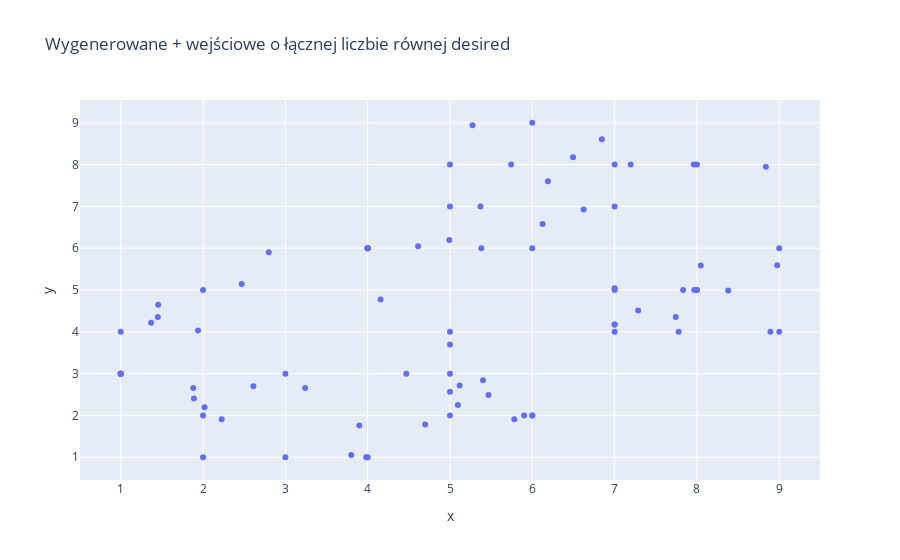

The code cell stored with this chart in its notebook:
### Code cell
fig = px.scatter(x= temp_Cluter_OUT[0], y= temp_Cluter_OUT[1], title= 'Wygenerowane + wejściowe o łącznej liczbie równej desired')
fig.show()
len(temp_Cluter_OUT[0])

### Figure 1 — Plotly figure (JSON) as saved in the notebook; plotly's stock layout.template omitted (floating-point values rounded to 4 significant figures)
{"data": [{"hovertemplate": "x=%{x}<br>y=%{y}<extra></extra>", "legendgroup": "", "marker": {"color": "#636efa", "symbol": "circle"}, "mode": "markers", "name": "", "orientation": "v", "showlegend": false, "type": "scatter", "x": [1, 3, 2, 4, 6, 2, 1, 3, 6, 4, 5, 1, 5, 2, 6, 8, 7, 9, 5, 8, 6, 8, 7, 9, 5, 7, 4, 5, 7, 1.369, 1, 3.898, 3.8, 1.889, 2.226, 4, 2.798, 5.401, 4.698, 1.939, 2.469, 1.455, 1.45, 4.469, 2.018, 5.468, 5.782, 3.982, 3.241, 5.117, 5.096, 1, 1, 5.901, 5, 1.881, 2.611, 5.381, 6.624, 7.285, 8.047, 6.124, 7, 8.975, 8.837, 4.157, 5, 7.195, 6.495, 6.19, 6.845, 7.968, 8.38, 5.743, 7.962, 8.893, 7.778, 5.37, 4.613, 7.832, 7, 4, 4, 5.274, 4.992, 7.743, 7], "xaxis": "x", "y": [3, 1, 2, 6, 2, 5, 4, 3, 2, 1, 3, 3, 2, 1, 6, 5, 7, 6, 4, 8, 9, 5, 8, 4, 7, 5, 6, 8, 4, 4.217, 3, 1.758, 1.052, 2.406, 1.911, 6, 5.901, 2.84, 1.782, 4.031, 5.141, 4.646, 4.352, 3, 2.193, 2.489, 1.907, 1, 2.659, 2.716, 2.249, 3, 3, 2, 2.566, 2.653, 2.699, 6, 6.926, 4.509, 5.585, 6.577, 5.043, 5.589, 7.945, 4.776, 3.698, 8, 8.175, 7.601, 8.605, 5, 4.988, 8, 8, 4, 4, 7, 6.045, 5, 4.178, 6, 6, 8.938, 6.194, 4.352, 4.176], "yaxis": "y"}], "layout": {"legend": {"tracegroupgap": 0}, "title": {"text": "Wygenerowane + wejściowe o łącznej liczbie równej desired"}, "xaxis": {"anchor": "y", "domain": [0, 1], "title": {"text": "x"}}, "yaxis": {"anchor": "x", "domain": [0, 1], "title": {"text": "y"}}}}
